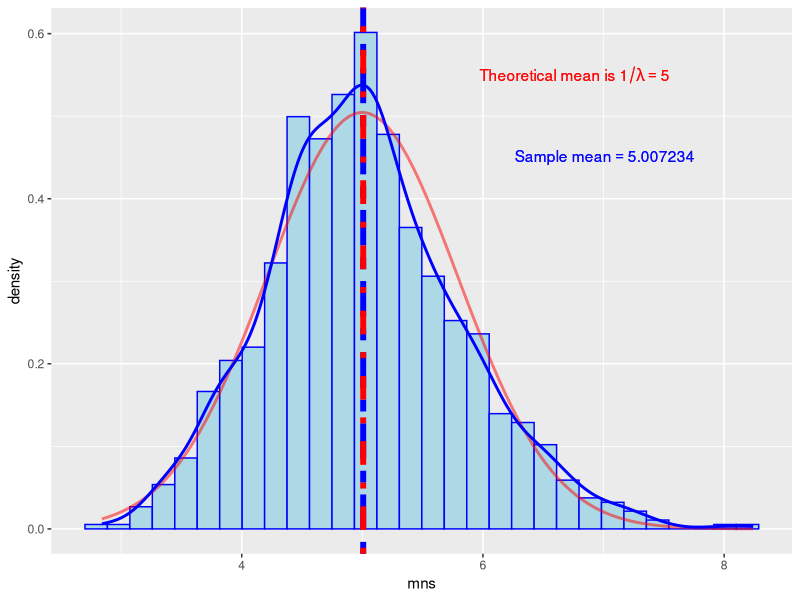

Recreate this plot in R.
## ---- chunk 1
library(R.utils)
library(ggplot2)
colorize <- function(x, color) {
  if (knitr::is_latex_output()) {
    sprintf("\\textcolor{%s}{%s}", color, x)
  } else if (knitr::is_html_output()) {
    sprintf("<span style='color: %s;'>%s</span>", color, 
      x)
  } else x
}
## ---- chunk 2
lambda = 0.2
n = 1000
exp = 40
set.seed(588)
mns = NULL
## ---- chunk 3
for(i in 1:n) mns = c(mns,mean(rexp(40,lambda)))
## ---- chunk 4
(sampleMean = mean(mns))
## ---- chunk 5
(theoreticalMean=1/lambda)
## ---- chunk 6
printf("%.4f %%",100*(1-theoreticalMean/sampleMean))
## ---- chunk 7
(sampleVar = var(mns))
## ---- chunk 8
(theoreticalVar=(1/lambda)^2/exp)
## ---- chunk 9
printf("%.4f %%",100*(1-theoreticalVar/sampleVar))
## ---- chunk 10
labelSampleMean <- bquote(Sample~mean==.(sampleMean))
labelTheoreticalMean <- bquote(Theoretical~mean~is~1/lambda==.(theoreticalMean))
#  expression(paste("Theoretical mean=1/",lambda,"=",v.1))
mnsDF <- data.frame(mns)
g <- ggplot(mnsDF,aes(mns))
g + geom_histogram(aes(y=..density..),color="blue",
                   fill="lightblue",bins=30) +
    geom_vline(aes(xintercept=mean(mns)),
               color="blue",size=2,
               linetype="twodash") + 
    annotate(geom = "text", x=mean(mns)*1.35,y=.55,
             label=labelTheoreticalMean, color= "red",
             alpha= 0.7 ) + 
    geom_vline(aes(xintercept=sampleMean),
               color="red",size=2,
               linetype="dotdash") + 
    annotate(geom = "text", x=mean(mns)*1.4,y=.45,
             label=labelSampleMean, color= "blue",
             alpha= 0.7 ) +
    stat_function(fun = dnorm,
            args=list(mean=1/lambda,sd=theoreticalVar^(1/2)),
              color = "red",size=1, alpha=.5) +
    geom_density(color = "blue",size=1,alpha=.5)
